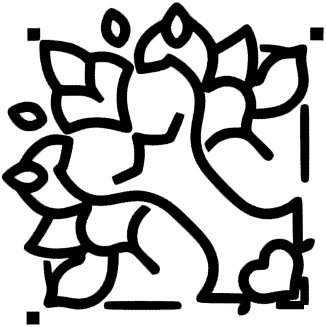
#> input picture designed/hover-options/flower-vine.png, 326 x 327 px, found by its file name
$ python diag.py
#> lines starting #> are read from the running program, lines starting #| are printed output that depends on the picture; after the words box and inside, x2 and y2 are one past the last pixel; in counts of white or black regions, pixels touching at a corner belong together
"""诊断抠图质量：检查剩余近白像素、alpha 分布。"""
from PIL import Image
import numpy as np

img = Image.open(r"e:\Project\GrunRay_wiki\designed\hover-options\flower-vine.png")
#> img is the input picture: PIL image 326x327 RGBA; mean R, G, B, A 0, 0, 0, 73.5
a = np.array(img)
print("shape:", a.shape)
#| shape: (327, 326, 4)

alpha = a[..., 3]
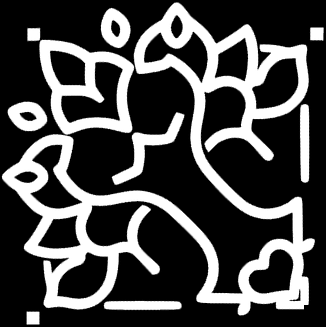
#> alpha: shape (327, 326); min 0, max 255, mean 73.5
opaque = alpha > 200
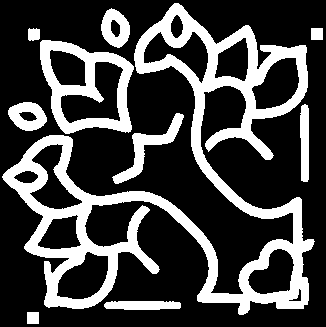
#> opaque: shape (327, 326) bool; 27.1% white; 10 white regions, largest, box (x1, y1, x2, y2) and area: (2, 3, 315, 315) 21016, (40, 40, 134, 134) 3627, (112, 113, 184, 184) 1134
print("opaque px:", opaque.sum(), "/", alpha.size)
#| opaque px: 28910 / 106602

# 不透明像素的亮度分布（找出残留的白/灰底）
rgb = a[..., :3].astype(int)
#> rgb: shape (327, 326, 3) int64; every value is 0
lum = rgb.sum(axis=2)
#> lum: shape (327, 326) int64; every value is 0
print("opaque lum>700 (近白):", (opaque & (lum > 700)).sum())
#| opaque lum>700 (近白): 0
print("opaque lum>600:", (opaque & (lum > 600)).sum())
#| opaque lum>600: 0
print("opaque lum>500:", (opaque & (lum > 500)).sum())
#| opaque lum>500: 0
print("lum min/max of opaque:", lum[opaque].min(), lum[opaque].max())
#| lum min/max of opaque: 0 0
